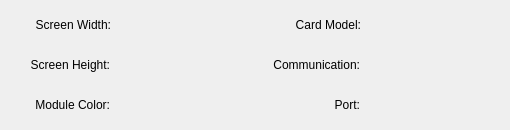
<?xml version="1.0" encoding="UTF-8"?>
<ui version="4.0">
 <class>ScreenCfger</class>
 <widget class="QFrame" name="ScreenCfger">
  <property name="geometry">
   <rect>
    <x>0</x>
    <y>0</y>
    <width>510</width>
    <height>130</height>
   </rect>
  </property>
  <widget class="QLabel" name="labelCardModel">
   <property name="geometry">
    <rect>
     <x>370</x>
     <y>10</y>
     <width>130</width>
     <height>30</height>
    </rect>
   </property>
   <property name="text">
    <string notr="true"/>
   </property>
   <property name="alignment">
    <set>Qt::AlignLeading|Qt::AlignLeft|Qt::AlignVCenter</set>
   </property>
  </widget>
  <widget class="QLabel" name="label_1">
   <property name="geometry">
    <rect>
     <x>270</x>
     <y>10</y>
     <width>91</width>
     <height>30</height>
    </rect>
   </property>
   <property name="text">
    <string>Card Model:</string>
   </property>
   <property name="alignment">
    <set>Qt::AlignRight|Qt::AlignTrailing|Qt::AlignVCenter</set>
   </property>
  </widget>
  <widget class="QLabel" name="labelScreenWidth">
   <property name="geometry">
    <rect>
     <x>120</x>
     <y>10</y>
     <width>130</width>
     <height>30</height>
    </rect>
   </property>
   <property name="text">
    <string notr="true"/>
   </property>
   <property name="alignment">
    <set>Qt::AlignLeading|Qt::AlignLeft|Qt::AlignVCenter</set>
   </property>
  </widget>
  <widget class="QLabel" name="label_2">
   <property name="geometry">
    <rect>
     <x>10</x>
     <y>10</y>
     <width>101</width>
     <height>30</height>
    </rect>
   </property>
   <property name="text">
    <string>Screen Width:</string>
   </property>
   <property name="alignment">
    <set>Qt::AlignRight|Qt::AlignTrailing|Qt::AlignVCenter</set>
   </property>
  </widget>
  <widget class="QLabel" name="labelScreenHeight">
   <property name="geometry">
    <rect>
     <x>120</x>
     <y>50</y>
     <width>130</width>
     <height>30</height>
    </rect>
   </property>
   <property name="text">
    <string notr="true"/>
   </property>
   <property name="alignment">
    <set>Qt::AlignLeading|Qt::AlignLeft|Qt::AlignVCenter</set>
   </property>
  </widget>
  <widget class="QLabel" name="label_3">
   <property name="geometry">
    <rect>
     <x>10</x>
     <y>50</y>
     <width>100</width>
     <height>30</height>
    </rect>
   </property>
   <property name="text">
    <string>Screen Height:</string>
   </property>
   <property name="alignment">
    <set>Qt::AlignRight|Qt::AlignTrailing|Qt::AlignVCenter</set>
   </property>
  </widget>
  <widget class="QLabel" name="labelModuleColor">
   <property name="geometry">
    <rect>
     <x>120</x>
     <y>90</y>
     <width>130</width>
     <height>30</height>
    </rect>
   </property>
   <property name="text">
    <string notr="true"/>
   </property>
   <property name="alignment">
    <set>Qt::AlignLeading|Qt::AlignLeft|Qt::AlignVCenter</set>
   </property>
  </widget>
  <widget class="QLabel" name="label_4">
   <property name="geometry">
    <rect>
     <x>10</x>
     <y>90</y>
     <width>100</width>
     <height>30</height>
    </rect>
   </property>
   <property name="text">
    <string>Module Color:</string>
   </property>
   <property name="alignment">
    <set>Qt::AlignRight|Qt::AlignTrailing|Qt::AlignVCenter</set>
   </property>
  </widget>
  <widget class="QLabel" name="labelCommunication">
   <property name="geometry">
    <rect>
     <x>370</x>
     <y>50</y>
     <width>130</width>
     <height>30</height>
    </rect>
   </property>
   <property name="text">
    <string notr="true"/>
   </property>
   <property name="alignment">
    <set>Qt::AlignLeading|Qt::AlignLeft|Qt::AlignVCenter</set>
   </property>
  </widget>
  <widget class="QLabel" name="label_5">
   <property name="geometry">
    <rect>
     <x>260</x>
     <y>50</y>
     <width>100</width>
     <height>30</height>
    </rect>
   </property>
   <property name="text">
    <string>Communication:</string>
   </property>
   <property name="alignment">
    <set>Qt::AlignRight|Qt::AlignTrailing|Qt::AlignVCenter</set>
   </property>
  </widget>
  <widget class="QLabel" name="labelPort">
   <property name="geometry">
    <rect>
     <x>370</x>
     <y>90</y>
     <width>130</width>
     <height>30</height>
    </rect>
   </property>
   <property name="text">
    <string notr="true"/>
   </property>
   <property name="alignment">
    <set>Qt::AlignLeading|Qt::AlignLeft|Qt::AlignVCenter</set>
   </property>
  </widget>
  <widget class="QLabel" name="label_6">
   <property name="geometry">
    <rect>
     <x>260</x>
     <y>90</y>
     <width>100</width>
     <height>30</height>
    </rect>
   </property>
   <property name="text">
    <string>Port:</string>
   </property>
   <property name="alignment">
    <set>Qt::AlignRight|Qt::AlignTrailing|Qt::AlignVCenter</set>
   </property>
  </widget>
  <zorder>labelCardModel</zorder>
  <zorder>label_1</zorder>
  <zorder></zorder>
  <zorder>labelScreenWidth</zorder>
  <zorder>label_2</zorder>
  <zorder>labelScreenHeight</zorder>
  <zorder>label_3</zorder>
  <zorder>labelModuleColor</zorder>
  <zorder>label_4</zorder>
  <zorder>labelCommunication</zorder>
  <zorder>label_5</zorder>
  <zorder>labelPort</zorder>
  <zorder>label_6</zorder>
 </widget>
 <resources/>
 <connections/>
</ui>
